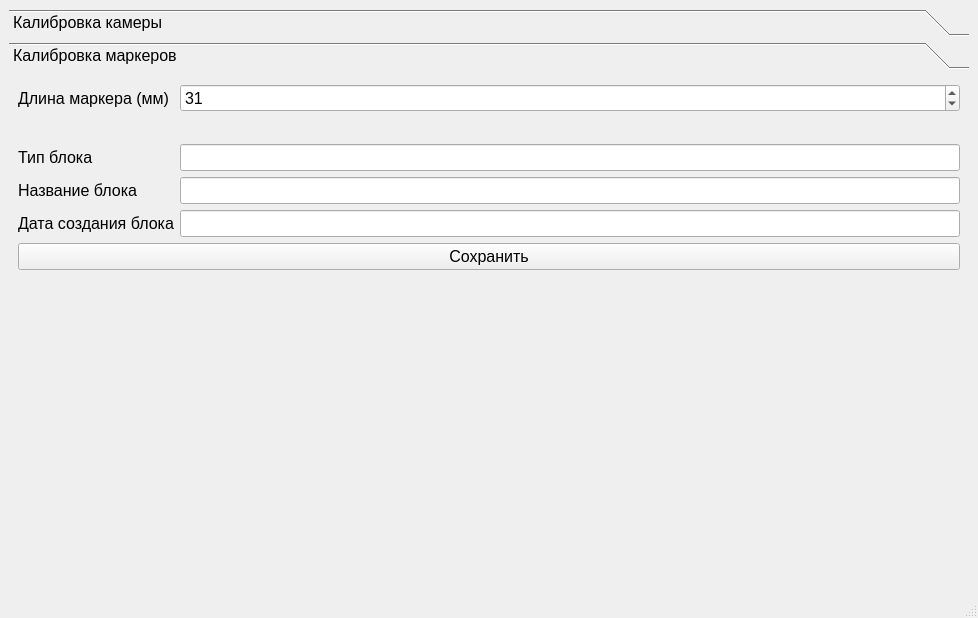
<?xml version="1.0" encoding="UTF-8"?>
<ui version="4.0">
 <class>MainWindow</class>
 <widget class="QMainWindow" name="MainWindow">
  <property name="geometry">
   <rect>
    <x>0</x>
    <y>0</y>
    <width>978</width>
    <height>618</height>
   </rect>
  </property>
  <property name="font">
   <font>
    <pointsize>12</pointsize>
   </font>
  </property>
  <property name="windowTitle">
   <string>MainWindow</string>
  </property>
  <widget class="QWidget" name="centralwidget">
   <layout class="QHBoxLayout" name="horizontalLayout">
    <item>
     <layout class="QVBoxLayout" name="cameraLayout"/>
    </item>
    <item>
     <widget class="QToolBox" name="toolBox">
      <property name="currentIndex">
       <number>1</number>
      </property>
      <widget class="QWidget" name="calibrationPage">
       <property name="geometry">
        <rect>
         <x>0</x>
         <y>0</y>
         <width>952</width>
         <height>478</height>
        </rect>
       </property>
       <attribute name="label">
        <string>Калибровка камеры</string>
       </attribute>
       <layout class="QVBoxLayout" name="verticalLayout">
        <item>
         <widget class="QPushButton" name="captureButton">
          <property name="text">
           <string>СДЕЛАТЬ КАДР</string>
          </property>
         </widget>
        </item>
        <item>
         <widget class="QPushButton" name="calibrateButton">
          <property name="text">
           <string>СТАРТ</string>
          </property>
         </widget>
        </item>
       </layout>
      </widget>
      <widget class="QWidget" name="configurationPage">
       <property name="geometry">
        <rect>
         <x>0</x>
         <y>0</y>
         <width>952</width>
         <height>478</height>
        </rect>
       </property>
       <attribute name="label">
        <string>Калибровка маркеров</string>
       </attribute>
       <layout class="QVBoxLayout" name="verticalLayout_2">
        <item>
         <layout class="QFormLayout" name="formLayout">
          <property name="topMargin">
           <number>0</number>
          </property>
          <item row="0" column="0">
           <widget class="QLabel" name="markerSizeLabel">
            <property name="text">
             <string>Длина маркера (мм)</string>
            </property>
           </widget>
          </item>
          <item row="0" column="1">
           <widget class="QSpinBox" name="markerSizeInput">
            <property name="minimum">
             <number>1</number>
            </property>
            <property name="maximum">
             <number>100</number>
            </property>
            <property name="value">
             <number>31</number>
            </property>
           </widget>
          </item>
          <item row="1" column="0" colspan="2">
           <spacer name="horizontalSpacer">
            <property name="orientation">
             <enum>Qt::Horizontal</enum>
            </property>
            <property name="sizeHint" stdset="0">
             <size>
              <width>40</width>
              <height>20</height>
             </size>
            </property>
           </spacer>
          </item>
          <item row="2" column="0">
           <widget class="QLabel" name="blockTypeLabel">
            <property name="text">
             <string>Тип блока</string>
            </property>
           </widget>
          </item>
          <item row="3" column="0">
           <widget class="QLabel" name="blockNameLabel">
            <property name="text">
             <string>Название блока</string>
            </property>
           </widget>
          </item>
          <item row="3" column="1">
           <widget class="QLineEdit" name="blockNameInput"/>
          </item>
          <item row="2" column="1">
           <widget class="QLineEdit" name="blockTypeInput"/>
          </item>
          <item row="4" column="0">
           <widget class="QLabel" name="blockDateLabel">
            <property name="text">
             <string>Дата создания блока</string>
            </property>
           </widget>
          </item>
          <item row="4" column="1">
           <widget class="QLineEdit" name="blockDateInput">
            <property name="readOnly">
             <bool>true</bool>
            </property>
           </widget>
          </item>
         </layout>
        </item>
        <item>
         <widget class="QPushButton" name="saveConfigButton">
          <property name="text">
           <string>Сохранить</string>
          </property>
         </widget>
        </item>
        <item>
         <spacer name="verticalSpacer">
          <property name="orientation">
           <enum>Qt::Vertical</enum>
          </property>
          <property name="sizeHint" stdset="0">
           <size>
            <width>20</width>
            <height>40</height>
           </size>
          </property>
         </spacer>
        </item>
       </layout>
      </widget>
     </widget>
    </item>
   </layout>
  </widget>
  <widget class="QMenuBar" name="menubar">
   <property name="geometry">
    <rect>
     <x>0</x>
     <y>0</y>
     <width>978</width>
     <height>26</height>
    </rect>
   </property>
  </widget>
  <widget class="QStatusBar" name="statusbar"/>
 </widget>
 <resources/>
 <connections/>
</ui>
